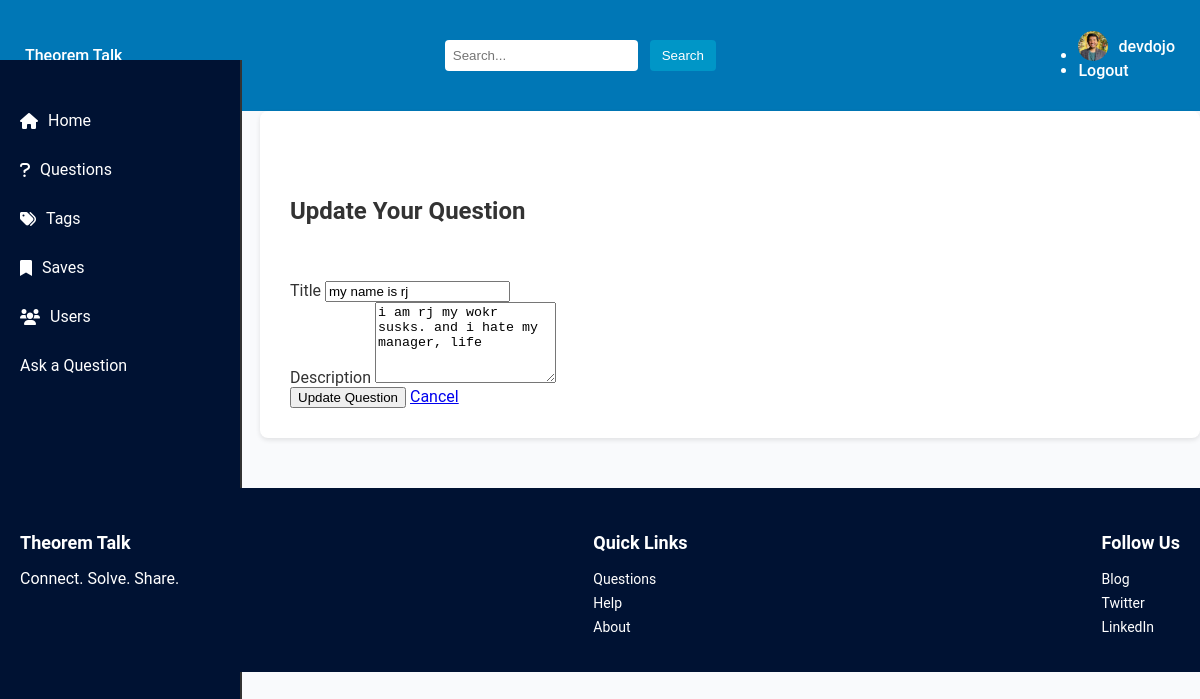
Screenshot of /questions/12/edit (signed in) with the database file from the repository.
### user/models.py (models this page shows, shortened)
class Profile(models.Model):
  user = models.OneToOneField(User, on_delete=models.CASCADE)
  bio = models.CharField(max_length=1000, default="")
  email = models.EmailField(default="")
  image = models.ImageField(default="profile_pic/default.jpg", upload_to="profile_pic")

### base/models.py (models this page shows, shortened)
class Question(models.Model):
  user = models.ForeignKey(User, on_delete=models.CASCADE)
  title = models.CharField(max_length=1000)
  content = models.TextField(null=True, blank=True)
  date_created = models.DateTimeField(default=timezone.now)
  class Meta:
    ordering = ['-date_created']

### base/views.py (the view, shortened to what this page needs)
# urls.py: path('questions/<int:pk>/edit', views.QuestionUpdateView.as_view(), name="question_update"),
class QuestionUpdateView(UpdateView):
    model = Question
    fields = ['title', 'content']
    template_name = 'base/question_form.html'
    def get_object(self):
        question = get_object_or_404(Question, pk=self.kwargs['pk'])
        if question.user != self.request.user:
            raise PermissionDenied(
                "You are not allowed to edit this question.")
        return question

### base/templates/base/question_form.html (shortened to what this page needs)
{% extends 'base.html' %}
{% block content %}
<div class="page-content page-container" id="page-content">
    <div class="padding">
        <div class="row d-flex justify-content-center">
            <div class="card user-card-full">
                <div class="row m-l-0 m-r-0">
                    <div class="col-sm-4 user-profile">
                        <h6 class="f-w-600" style="font-size: 24px;">{% if object %}Update Your Question{% else %}Ask Your Question{% endif %}</h6>
                    </div>
                    <div class="col-sm-8">
                        <div class="card-block">
                            <form action="" method="POST" enctype="multipart/form-data">
                                <div class="form-group">
                                    <label for="title">Title</label>
                                    <input type="text" id="title" name="title" placeholder="Enter your question title" value="{{ form.title.value }}" required>
                                </div>
                                <div class="form-group">
                                    <label for="content">Description</label>
                                    <textarea id="content" name="content" rows="5" placeholder="Provide a detailed description" required>{{ form.content.value }}</textarea>
                                </div>
                                <button class="btn btn-success" type="submit">{% if object %}Update Question{% else %}Post Question{% endif %}</button>
                                <a class="btn btn-outline-secondary" href="#">Cancel</a>
                            </form>
                        </div>
                    </div>
                </div>
            </div>
        </div>
    </div>
</div>
{% endblock content %}

### templates/base.html (shortened to what this page needs)
{% load static %}
<!DOCTYPE html>
<html lang="en">
  <head>
    <link rel="stylesheet" href="{% static 'css/base.css' %}">
    <link rel="stylesheet" href="https://cdnjs.cloudflare.com/ajax/libs/font-awesome/6.0.0-beta3/css/all.min.css">
  </head>
  <body>
    <nav class="navbar">
      <a href="/" class="navbar-brand">Theorem Talk</a>
      <div class="navbar-search">
        <input type="text" placeholder="Search..." />
        <button type="submit">Search</button>
      </div>
      <ul class="navbar-nav">
        {% if user.is_authenticated %}
          <li>
            <a href="{% url 'profile' %}">
              <img src="{{ user.profile.image.url }}" alt="Profile" class="profile-pic">
              {{ user.username }}
            </a>
          </li>
          <li><a href="{% url 'logout' %}">Logout</a></li>
        {% else %}
          <li><a href="{% url 'login' %}">Login</a> / <a href="{% url 'register' %}">Sign Up</a></li>
        {% endif %}
      </ul>
    </nav>
    <aside class="sidebar">
      <ul>
        <li><a href="/"><i class="fas fa-home"></i> Home</a></li>
        <li><a href="{% url 'base:question_list' %}"><i class="fas fa-question"></i> Questions</a></li>
        <li><a href="#"><i class="fas fa-tags"></i> Tags</a></li>
        <li><a href="#"><i class="fas fa-bookmark"></i> Saves</a></li>
        <li><a href="{% url 'list_users' %}"><i class="fas fa-users"></i> Users</a></li>
        <li><a href="{% url 'base:question_create' %}" class="btn btn-primary">Ask a Question</a></li>
      </ul>
    </aside>
    <main class="main-content">
      {% block content %}{% endblock %}
    </main>
    <footer class="footer">
      <div>
        <h4>Theorem Talk</h4>
        <p>Connect. Solve. Share.</p>
      </div>
      <div>
        <h4>Quick Links</h4>
        <ul>
          <li><a href="#">Questions</a></li>
          <li><a href="#">Help</a></li>
          <li><a href="#">About</a></li>
        </ul>
      </div>
      <div>
        <h4>Follow Us</h4>
        <ul>
          <li><a href="#">Blog</a></li>
          <li><a href="#">Twitter</a></li>
          <li><a href="#">LinkedIn</a></li>
        </ul>
      </div>
    </footer>
  </body>
</html>

### static/css/base.css (style rules this page uses)
body { margin: 0; font-family: 'Roboto', Arial, sans-serif; background-color: #f9fafc; color: #333; }
.navbar { display: flex; justify-content: space-between; align-items: center; padding: 15px 25px; background-color: #0077b6; color: #ffffff; }
.navbar a { text-decoration: none; color: white; font-weight: 500; display: flex; align-items: center; }
.navbar a img { width: 30px; height: 30px; border-radius: 50%; margin-right: 10px; }
.navbar-search input { padding: 8px; border: none; border-radius: 4px; }
.navbar-search button { background-color: #0096c7; color: #ffffff; border: none; padding: 8px 12px; margin-left: 8px; cursor: pointer; border-radius: 4px; transition: background-color 0.3s; }
.sidebar { width: 240px; position: fixed; top: 60px; left: 0; background-color: #001233; height: 100vh; padding-top: 20px; border-right: 2px solid #333; }
.sidebar ul { list-style: none; padding: 0; }
.sidebar ul li a { display: flex; align-items: center; padding: 15px 20px; color: white; text-decoration: none; transition: background 0.3s; font-size: 16px; }
.sidebar ul li a i { margin-right: 10px; }
.main-content { margin-left: 260px; padding: 30px; max-width: 900px; background-color: #fff; border-radius: 8px; box-shadow: 0 2px 5px rgba(0, 0, 0, 0.1); }
.footer { display: flex; justify-content: space-between; padding: 20px; background-color: #001233; color: white; position: relative; margin-top: 50px; }
.footer h4 { font-size: 18px; margin-bottom: 10px; }
.footer ul { list-style: none; padding: 0; }
.footer ul li { margin-bottom: 5px; }
.footer ul li a { text-decoration: none; color: white; font-size: 14px; }

### rows the page displays
Question: title "my name is rj", content "i am rj my wokr susks. and i hate my manager, life"

### other values shown
{{ user.username }} "devdojo"
